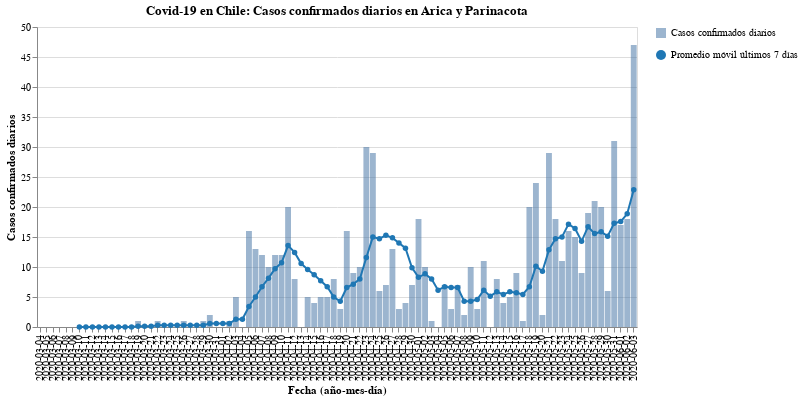

The notebook cell saved with this chart:
### Code cell
#hide_input
bars, line = my_cases_plot(region)
(bars + line).properties(
    title=f'Covid-19 en Chile: Casos confirmados diarios en {region}',
    width=600
)

### Figure 1 — Vega-Lite specification as saved in the notebook (floating-point values rounded to 4 significant figures)
{"config": {"view": {"continuousWidth": 400, "continuousHeight": 300}}, "layer": [{"mark": {"type": "bar", "opacity": 0.7}, "encoding": {"opacity": {"type": "nominal", "field": "Casos confirmados diarios", "legend": {"title": ""}}, "tooltip": [{"type": "nominal", "field": "Fecha"}, {"type": "quantitative", "field": "Casos confirmados"}], "x": {"type": "nominal", "axis": {"title": "Fecha (año-mes-día)"}, "field": "Fecha"}, "y": {"type": "quantitative", "axis": {"title": "Casos confirmados diarios"}, "field": "Casos confirmados"}}}, {"mark": {"type": "line", "color": "#1f77b4", "point": {"filled": true, "fill": "#1f77b4"}}, "encoding": {"shape": {"type": "nominal", "field": "Promedio móvil últimos 7 días", "legend": {"title": ""}}, "x": {"type": "nominal", "axis": {"title": "Fecha (año-mes-día)"}, "field": "Fecha"}, "y": {"type": "quantitative", "field": "Rolling"}}}], "data": {"name": "data-921986ff959ae13604222e01931289c6"}, "title": "Covid-19 en Chile: Casos confirmados diarios en Arica y Parinacota", "width": 600, "$schema": "https://vega.github.io/schema/vega-lite/v4.8.1.json", "datasets": {"data-921986ff959ae13604222e01931289c6": [{"Fecha": "2020-03-04", "Casos confirmados": 0, "Rolling": null, "Casos confirmados diarios": "Casos confirmados diarios", "Promedio móvil últimos 7 días": "Promedio móvil últimos 7 días"}, {"Fecha": "2020-03-05", "Casos confirmados": 0, "Rolling": null, "Casos confirmados diarios": "Casos confirmados diarios", "Promedio móvil últimos 7 días": "Promedio móvil últimos 7 días"}, {"Fecha": "2020-03-06", "Casos confirmados": 0, "Rolling": null, "Casos confirmados diarios": "Casos confirmados diarios", "Promedio móvil últimos 7 días": "Promedio móvil últimos 7 días"}, {"Fecha": "2020-03-07", "Casos confirmados": 0, "Rolling": null, "Casos confirmados diarios": "Casos confirmados diarios", "Promedio móvil últimos 7 días": "Promedio móvil últimos 7 días"}, {"Fecha": "2020-03-08", "Casos confirmados": 0, "Rolling": null, "Casos confirmados diarios": "Casos confirmados diarios", "Promedio móvil últimos 7 días": "Promedio móvil últimos 7 días"}, {"Fecha": "2020-03-09", "Casos confirmados": 0, "Rolling": null, "Casos confirmados diarios": "Casos confirmados diarios", "Promedio móvil últimos 7 días": "Promedio móvil últimos 7 días"}, {"Fecha": "2020-03-10", "Casos confirmados": 0, "Rolling": 0.0, "Casos confirmados diarios": "Casos confirmados diarios", "Promedio móvil últimos 7 días": "Promedio móvil últimos 7 días"}, {"Fecha": "2020-03-11", "Casos confirmados": 0, "Rolling": 0.0, "Casos confirmados diarios": "Casos confirmados diarios", "Promedio móvil últimos 7 días": "Promedio móvil últimos 7 días"}, {"Fecha": "2020-03-12", "Casos confirmados": 0, "Rolling": 0.0, "Casos confirmados diarios": "Casos confirmados diarios", "Promedio móvil últimos 7 días": "Promedio móvil últimos 7 días"}, {"Fecha": "2020-03-13", "Casos confirmados": 0, "Rolling": 0.0, "Casos confirmados diarios": "Casos confirmados diarios", "Promedio móvil últimos 7 días": "Promedio móvil últimos 7 días"}, {"Fecha": "2020-03-14", "Casos confirmados": 0, "Rolling": 0.0, "Casos confirmados diarios": "Casos confirmados diarios", "Promedio móvil últimos 7 días": "Promedio móvil últimos 7 días"}, {"Fecha": "2020-03-15", "Casos confirmados": 0, "Rolling": 0.0, "Casos confirmados diarios": "Casos confirmados diarios", "Promedio móvil últimos 7 días": "Promedio móvil últimos 7 días"}, {"Fecha": "2020-03-16", "Casos confirmados": 0, "Rolling": 0.0, "Casos confirmados diarios": "Casos confirmados diarios", "Promedio móvil últimos 7 días": "Promedio móvil últimos 7 días"}, {"Fecha": "2020-03-17", "Casos confirmados": 0, "Rolling": 0.0, "Casos confirmados diarios": "Casos confirmados diarios", "Promedio móvil últimos 7 días": "Promedio móvil últimos 7 días"}, {"Fecha": "2020-03-18", "Casos confirmados": 0, "Rolling": 0.0, "Casos confirmados diarios": "Casos confirmados diarios", "Promedio móvil últimos 7 días": "Promedio móvil últimos 7 días"}, {"Fecha": "2020-03-19", "Casos confirmados": 1, "Rolling": 0.1429, "Casos confirmados diarios": "Casos confirmados diarios", "Promedio móvil últimos 7 días": "Promedio móvil últimos 7 días"}, {"Fecha": "2020-03-20", "Casos confirmados": 0, "Rolling": 0.1429, "Casos confirmados diarios": "Casos confirmados diarios", "Promedio móvil últimos 7 días": "Promedio móvil últimos 7 días"}, {"Fecha": "2020-03-21", "Casos confirmados": 0, "Rolling": 0.1429, "Casos confirmados diarios": "Casos confirmados diarios", "Promedio móvil últimos 7 días": "Promedio móvil últimos 7 días"}, {"Fecha": "2020-03-22", "Casos confirmados": 1, "Rolling": 0.2857, "Casos confirmados diarios": "Casos confirmados diarios", "Promedio móvil últimos 7 días": "Promedio móvil últimos 7 días"}, {"Fecha": "2020-03-23", "Casos confirmados": 0, "Rolling": 0.2857, "Casos confirmados diarios": "Casos confirmados diarios", "Promedio móvil últimos 7 días": "Promedio móvil últimos 7 días"}, {"Fecha": "2020-03-24", "Casos confirmados": 0, "Rolling": 0.2857, "Casos confirmados diarios": "Casos confirmados diarios", "Promedio móvil últimos 7 días": "Promedio móvil últimos 7 días"}, {"Fecha": "2020-03-25", "Casos confirmados": 0, "Rolling": 0.2857, "Casos confirmados diarios": "Casos confirmados diarios", "Promedio móvil últimos 7 días": "Promedio móvil últimos 7 días"}, {"Fecha": "2020-03-26", "Casos confirmados": 1, "Rolling": 0.2857, "Casos confirmados diarios": "Casos confirmados diarios", "Promedio móvil últimos 7 días": "Promedio móvil últimos 7 días"}, {"Fecha": "2020-03-27", "Casos confirmados": 0, "Rolling": 0.2857, "Casos confirmados diarios": "Casos confirmados diarios", "Promedio móvil últimos 7 días": "Promedio móvil últimos 7 días"}, {"Fecha": "2020-03-28", "Casos confirmados": 0, "Rolling": 0.2857, "Casos confirmados diarios": "Casos confirmados diarios", "Promedio móvil últimos 7 días": "Promedio móvil últimos 7 días"}, {"Fecha": "2020-03-29", "Casos confirmados": 1, "Rolling": 0.2857, "Casos confirmados diarios": "Casos confirmados diarios", "Promedio móvil últimos 7 días": "Promedio móvil últimos 7 días"}, {"Fecha": "2020-03-30", "Casos confirmados": 2, "Rolling": 0.5714, "Casos confirmados diarios": "Casos confirmados diarios", "Promedio móvil últimos 7 días": "Promedio móvil últimos 7 días"}, {"Fecha": "2020-03-31", "Casos confirmados": 0, "Rolling": 0.5714, "Casos confirmados diarios": "Casos confirmados diarios", "Promedio móvil últimos 7 días": "Promedio móvil últimos 7 días"}, {"Fecha": "2020-04-01", "Casos confirmados": 0, "Rolling": 0.5714, "Casos confirmados diarios": "Casos confirmados diarios", "Promedio móvil últimos 7 días": "Promedio móvil últimos 7 días"}, {"Fecha": "2020-04-02", "Casos confirmados": 1, "Rolling": 0.5714, "Casos confirmados diarios": "Casos confirmados diarios", "Promedio móvil últimos 7 días": "Promedio móvil últimos 7 días"}, {"Fecha": "2020-04-03", "Casos confirmados": 5, "Rolling": 1.286, "Casos confirmados diarios": "Casos confirmados diarios", "Promedio móvil últimos 7 días": "Promedio móvil últimos 7 días"}, {"Fecha": "2020-04-04", "Casos confirmados": 0, "Rolling": 1.286, "Casos confirmados diarios": "Casos confirmados diarios", "Promedio móvil últimos 7 días": "Promedio móvil últimos 7 días"}, {"Fecha": "2020-04-05", "Casos confirmados": 16, "Rolling": 3.429, "Casos confirmados diarios": "Casos confirmados diarios", "Promedio móvil últimos 7 días": "Promedio móvil últimos 7 días"}, {"Fecha": "2020-04-06", "Casos confirmados": 13, "Rolling": 5.0, "Casos confirmados diarios": "Casos confirmados diarios", "Promedio móvil últimos 7 días": "Promedio móvil últimos 7 días"}, {"Fecha": "2020-04-07", "Casos confirmados": 12, "Rolling": 6.714, "Casos confirmados diarios": "Casos confirmados diarios", "Promedio móvil últimos 7 días": "Promedio móvil últimos 7 días"}, {"Fecha": "2020-04-08", "Casos confirmados": 10, "Rolling": 8.143, "Casos confirmados diarios": "Casos confirmados diarios", "Promedio móvil últimos 7 días": "Promedio móvil últimos 7 días"}, {"Fecha": "2020-04-09", "Casos confirmados": 12, "Rolling": 9.714, "Casos confirmados diarios": "Casos confirmados diarios", "Promedio móvil últimos 7 días": "Promedio móvil últimos 7 días"}, {"Fecha": "2020-04-10", "Casos confirmados": 12, "Rolling": 10.71, "Casos confirmados diarios": "Casos confirmados diarios", "Promedio móvil últimos 7 días": "Promedio móvil últimos 7 días"}, {"Fecha": "2020-04-11", "Casos confirmados": 20, "Rolling": 13.57, "Casos confirmados diarios": "Casos confirmados diarios", "Promedio móvil últimos 7 días": "Promedio móvil últimos 7 días"}, {"Fecha": "2020-04-12", "Casos confirmados": 8, "Rolling": 12.43, "Casos confirmados diarios": "Casos confirmados diarios", "Promedio móvil últimos 7 días": "Promedio móvil últimos 7 días"}, {"Fecha": "2020-04-13", "Casos confirmados": 0, "Rolling": 10.57, "Casos confirmados diarios": "Casos confirmados diarios", "Promedio móvil últimos 7 días": "Promedio móvil últimos 7 días"}, {"Fecha": "2020-04-14", "Casos confirmados": 5, "Rolling": 9.571, "Casos confirmados diarios": "Casos confirmados diarios", "Promedio móvil últimos 7 días": "Promedio móvil últimos 7 días"}, {"Fecha": "2020-04-15", "Casos confirmados": 4, "Rolling": 8.714, "Casos confirmados diarios": "Casos confirmados diarios", "Promedio móvil últimos 7 días": "Promedio móvil últimos 7 días"}, {"Fecha": "2020-04-16", "Casos confirmados": 5, "Rolling": 7.714, "Casos confirmados diarios": "Casos confirmados diarios", "Promedio móvil últimos 7 días": "Promedio móvil últimos 7 días"}, {"Fecha": "2020-04-17", "Casos confirmados": 5, "Rolling": 6.714, "Casos confirmados diarios": "Casos confirmados diarios", "Promedio móvil últimos 7 días": "Promedio móvil últimos 7 días"}, {"Fecha": "2020-04-18", "Casos confirmados": 8, "Rolling": 5.0, "Casos confirmados diarios": "Casos confirmados diarios", "Promedio móvil últimos 7 días": "Promedio móvil últimos 7 días"}, {"Fecha": "2020-04-19", "Casos confirmados": 3, "Rolling": 4.286, "Casos confirmados diarios": "Casos confirmados diarios", "Promedio móvil últimos 7 días": "Promedio móvil últimos 7 días"}, {"Fecha": "2020-04-20", "Casos confirmados": 16, "Rolling": 6.571, "Casos confirmados diarios": "Casos confirmados diarios", "Promedio móvil últimos 7 días": "Promedio móvil últimos 7 días"}, {"Fecha": "2020-04-21", "Casos confirmados": 9, "Rolling": 7.143, "Casos confirmados diarios": "Casos confirmados diarios", "Promedio móvil últimos 7 días": "Promedio móvil últimos 7 días"}, {"Fecha": "2020-04-22", "Casos confirmados": 10, "Rolling": 8.0, "Casos confirmados diarios": "Casos confirmados diarios", "Promedio móvil últimos 7 días": "Promedio móvil últimos 7 días"}, {"Fecha": "2020-04-23", "Casos confirmados": 30, "Rolling": 11.57, "Casos confirmados diarios": "Casos confirmados diarios", "Promedio móvil últimos 7 días": "Promedio móvil últimos 7 días"}, {"Fecha": "2020-04-24", "Casos confirmados": 29, "Rolling": 15.0, "Casos confirmados diarios": "Casos confirmados diarios", "Promedio móvil últimos 7 días": "Promedio móvil últimos 7 días"}, {"Fecha": "2020-04-25", "Casos confirmados": 6, "Rolling": 14.71, "Casos confirmados diarios": "Casos confirmados diarios", "Promedio móvil últimos 7 días": "Promedio móvil últimos 7 días"}, {"Fecha": "2020-04-26", "Casos confirmados": 7, "Rolling": 15.29, "Casos confirmados diarios": "Casos confirmados diarios", "Promedio móvil últimos 7 días": "Promedio móvil últimos 7 días"}, {"Fecha": "2020-04-27", "Casos confirmados": 13, "Rolling": 14.86, "Casos confirmados diarios": "Casos confirmados diarios", "Promedio móvil últimos 7 días": "Promedio móvil últimos 7 días"}, {"Fecha": "2020-04-28", "Casos confirmados": 3, "Rolling": 14.0, "Casos confirmados diarios": "Casos confirmados diarios", "Promedio móvil últimos 7 días": "Promedio móvil últimos 7 días"}, {"Fecha": "2020-04-29", "Casos confirmados": 4, "Rolling": 13.14, "Casos confirmados diarios": "Casos confirmados diarios", "Promedio móvil últimos 7 días": "Promedio móvil últimos 7 días"}, {"Fecha": "2020-04-30", "Casos confirmados": 7, "Rolling": 9.857, "Casos confirmados diarios": "Casos confirmados diarios", "Promedio móvil últimos 7 días": "Promedio móvil últimos 7 días"}, {"Fecha": "2020-05-01", "Casos confirmados": 18, "Rolling": 8.286, "Casos confirmados diarios": "Casos confirmados diarios", "Promedio móvil últimos 7 días": "Promedio móvil últimos 7 días"}, {"Fecha": "2020-05-02", "Casos confirmados": 10, "Rolling": 8.857, "Casos confirmados diarios": "Casos confirmados diarios", "Promedio móvil últimos 7 días": "Promedio móvil últimos 7 días"}, {"Fecha": "2020-05-03", "Casos confirmados": 1, "Rolling": 8.0, "Casos confirmados diarios": "Casos confirmados diarios", "Promedio móvil últimos 7 días": "Promedio móvil últimos 7 días"}, {"Fecha": "2020-05-04", "Casos confirmados": 0, "Rolling": 6.143, "Casos confirmados diarios": "Casos confirmados diarios", "Promedio móvil últimos 7 días": "Promedio móvil últimos 7 días"}, {"Fecha": "2020-05-05", "Casos confirmados": 7, "Rolling": 6.714, "Casos confirmados diarios": "Casos confirmados diarios", "Promedio móvil últimos 7 días": "Promedio móvil últimos 7 días"}, {"Fecha": "2020-05-06", "Casos confirmados": 3, "Rolling": 6.571, "Casos confirmados diarios": "Casos confirmados diarios", "Promedio móvil últimos 7 días": "Promedio móvil últimos 7 días"}, {"Fecha": "2020-05-07", "Casos confirmados": 7, "Rolling": 6.571, "Casos confirmados diarios": "Casos confirmados diarios", "Promedio móvil últimos 7 días": "Promedio móvil últimos 7 días"}, {"Fecha": "2020-05-08", "Casos confirmados": 2, "Rolling": 4.286, "Casos confirmados diarios": "Casos confirmados diarios", "Promedio móvil últimos 7 días": "Promedio móvil últimos 7 días"}, {"Fecha": "2020-05-09", "Casos confirmados": 10, "Rolling": 4.286, "Casos confirmados diarios": "Casos confirmados diarios", "Promedio móvil últimos 7 días": "Promedio móvil últimos 7 días"}, {"Fecha": "2020-05-10", "Casos confirmados": 3, "Rolling": 4.571, "Casos confirmados diarios": "Casos confirmados diarios", "Promedio móvil últimos 7 días": "Promedio móvil últimos 7 días"}, {"Fecha": "2020-05-11", "Casos confirmados": 11, "Rolling": 6.143, "Casos confirmados diarios": "Casos confirmados diarios", "Promedio móvil últimos 7 días": "Promedio móvil últimos 7 días"}, {"Fecha": "2020-05-12", "Casos confirmados": 0, "Rolling": 5.143, "Casos confirmados diarios": "Casos confirmados diarios", "Promedio móvil últimos 7 días": "Promedio móvil últimos 7 días"}, {"Fecha": "2020-05-13", "Casos confirmados": 8, "Rolling": 5.857, "Casos confirmados diarios": "Casos confirmados diarios", "Promedio móvil últimos 7 días": "Promedio móvil últimos 7 días"}, {"Fecha": "2020-05-14", "Casos confirmados": 4, "Rolling": 5.429, "Casos confirmados diarios": "Casos confirmados diarios", "Promedio móvil últimos 7 días": "Promedio móvil últimos 7 días"}, {"Fecha": "2020-05-15", "Casos confirmados": 5, "Rolling": 5.857, "Casos confirmados diarios": "Casos confirmados diarios", "Promedio móvil últimos 7 días": "Promedio móvil últimos 7 días"}, {"Fecha": "2020-05-16", "Casos confirmados": 9, "Rolling": 5.714, "Casos confirmados diarios": "Casos confirmados diarios", "Promedio móvil últimos 7 días": "Promedio móvil últimos 7 días"}, {"Fecha": "2020-05-17", "Casos confirmados": 1, "Rolling": 5.429, "Casos confirmados diarios": "Casos confirmados diarios", "Promedio móvil últimos 7 días": "Promedio móvil últimos 7 días"}, {"Fecha": "2020-05-18", "Casos confirmados": 20, "Rolling": 6.714, "Casos confirmados diarios": "Casos confirmados diarios", "Promedio móvil últimos 7 días": "Promedio móvil últimos 7 días"}, {"Fecha": "2020-05-19", "Casos confirmados": 24, "Rolling": 10.14, "Casos confirmados diarios": "Casos confirmados diarios", "Promedio móvil últimos 7 días": "Promedio móvil últimos 7 días"}, {"Fecha": "2020-05-20", "Casos confirmados": 2, "Rolling": 9.286, "Casos confirmados diarios": "Casos confirmados diarios", "Promedio móvil últimos 7 días": "Promedio móvil últimos 7 días"}, {"Fecha": "2020-05-21", "Casos confirmados": 29, "Rolling": 12.86, "Casos confirmados diarios": "Casos confirmados diarios", "Promedio móvil últimos 7 días": "Promedio móvil últimos 7 días"}, {"Fecha": "2020-05-22", "Casos confirmados": 18, "Rolling": 14.71, "Casos confirmados diarios": "Casos confirmados diarios", "Promedio móvil últimos 7 días": "Promedio móvil últimos 7 días"}, {"Fecha": "2020-05-23", "Casos confirmados": 11, "Rolling": 15.0, "Casos confirmados diarios": "Casos confirmados diarios", "Promedio móvil últimos 7 días": "Promedio móvil últimos 7 días"}, {"Fecha": "2020-05-24", "Casos confirmados": 16, "Rolling": 17.14, "Casos confirmados diarios": "Casos confirmados diarios", "Promedio móvil últimos 7 días": "Promedio móvil últimos 7 días"}, {"Fecha": "2020-05-25", "Casos confirmados": 15, "Rolling": 16.43, "Casos confirmados diarios": "Casos confirmados diarios", "Promedio móvil últimos 7 días": "Promedio móvil últimos 7 días"}, {"Fecha": "2020-05-26", "Casos confirmados": 9, "Rolling": 14.29, "Casos confirmados diarios": "Casos confirmados diarios", "Promedio móvil últimos 7 días": "Promedio móvil últimos 7 días"}, {"Fecha": "2020-05-27", "Casos confirmados": 19, "Rolling": 16.71, "Casos confirmados diarios": "Casos confirmados diarios", "Promedio móvil últimos 7 días": "Promedio móvil últimos 7 días"}, {"Fecha": "2020-05-28", "Casos confirmados": 21, "Rolling": 15.57, "Casos confirmados diarios": "Casos confirmados diarios", "Promedio móvil últimos 7 días": "Promedio móvil últimos 7 días"}, {"Fecha": "2020-05-29", "Casos confirmados": 20, "Rolling": 15.86, "Casos confirmados diarios": "Casos confirmados diarios", "Promedio móvil últimos 7 días": "Promedio móvil últimos 7 días"}, {"Fecha": "2020-05-30", "Casos confirmados": 6, "Rolling": 15.14, "Casos confirmados diarios": "Casos confirmados diarios", "Promedio móvil últimos 7 días": "Promedio móvil últimos 7 días"}, {"Fecha": "2020-05-31", "Casos confirmados": 31, "Rolling": 17.29, "Casos confirmados diarios": "Casos confirmados diarios", "Promedio móvil últimos 7 días": "Promedio móvil últimos 7 días"}, {"Fecha": "2020-06-01", "Casos confirmados": 17, "Rolling": 17.57, "Casos confirmados diarios": "Casos confirmados diarios", "Promedio móvil últimos 7 días": "Promedio móvil últimos 7 días"}, {"Fecha": "2020-06-02", "Casos confirmados": 18, "Rolling": 18.86, "Casos confirmados diarios": "Casos confirmados diarios", "Promedio móvil últimos 7 días": "Promedio móvil últimos 7 días"}, {"Fecha": "2020-06-03", "Casos confirmados": 47, "Rolling": 22.86, "Casos confirmados diarios": "Casos confirmados diarios", "Promedio móvil últimos 7 días": "Promedio móvil últimos 7 días"}]}}
